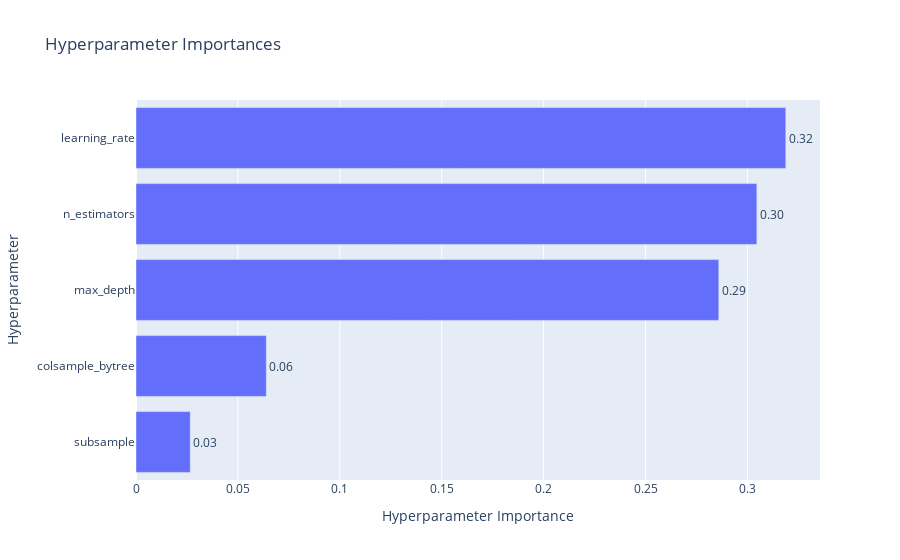

Here is the notebook cell this chart was saved with:
### Code cell
# Importancia de Hiperparámetros: ¿Qué movió la aguja?
optuna.visualization.plot_param_importances(study)

### Figure 1 — Plotly figure (JSON) as saved in the notebook; plotly's stock layout.template omitted (floating-point values rounded to 4 significant figures)
{"data": [{"cliponaxis": false, "hovertemplate": ["subsample (FloatDistribution): 0.026619390498143193<extra></extra>", "colsample_bytree (FloatDistribution): 0.06394515742876397<extra></extra>", "max_depth (IntDistribution): 0.2859566354038634<extra></extra>", "n_estimators (IntDistribution): 0.3046425326353554<extra></extra>", "learning_rate (FloatDistribution): 0.3188362840338741<extra></extra>"], "name": "Objective Value", "orientation": "h", "text": ["0.03", "0.06", "0.29", "0.30", "0.32"], "textposition": "outside", "type": "bar", "x": [0.02662, 0.06395, 0.286, 0.3046, 0.3188], "y": ["subsample", "colsample_bytree", "max_depth", "n_estimators", "learning_rate"]}], "layout": {"title": {"text": "Hyperparameter Importances"}, "xaxis": {"title": {"text": "Hyperparameter Importance"}}, "yaxis": {"title": {"text": "Hyperparameter"}}}}
